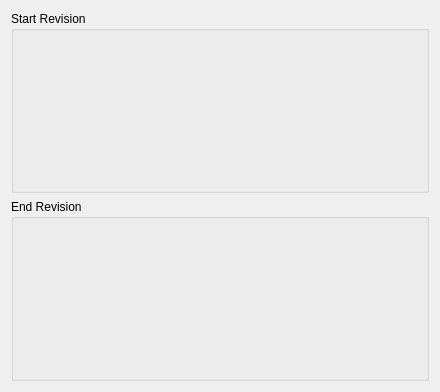
<ui version="4.0" >
 <class>SvnBlameOptionDlg</class>
 <widget class="QWidget" name="SvnBlameOptionDlg" >
  <property name="geometry" >
   <rect>
    <x>0</x>
    <y>0</y>
    <width>440</width>
    <height>392</height>
   </rect>
  </property>
  <layout class="QGridLayout" >
   <item row="0" column="0" >
    <widget class="QGroupBox" name="groupBox" >
     <property name="title" >
      <string>Start Revision</string>
     </property>
     <layout class="QGridLayout" >
      <item row="0" column="0" >
       <widget class="SvnRevisionWidget" native="1" name="startRevWidget" />
      </item>
     </layout>
    </widget>
   </item>
   <item row="1" column="0" >
    <widget class="QGroupBox" name="groupBox_2" >
     <property name="title" >
      <string>End Revision</string>
     </property>
     <layout class="QGridLayout" >
      <item row="0" column="0" >
       <widget class="SvnRevisionWidget" native="1" name="endRevWidget" />
      </item>
     </layout>
    </widget>
   </item>
  </layout>
 </widget>
 <layoutdefault spacing="6" margin="11" />
 <pixmapfunction>qPixmapFromMimeSource</pixmapfunction>
 <customwidgets>
  <customwidget>
   <class>SvnRevisionWidget</class>
   <extends>QWidget</extends>
   <header>svnrevisionwidget.h</header>
   <container>1</container>
  </customwidget>
 </customwidgets>
 <includes>
  <include location="local" >knuminput.h</include>
  <include location="local" >knuminput.h</include>
  <include location="local" >knuminput.h</include>
  <include location="local" >knuminput.h</include>
 </includes>
 <resources/>
 <connections/>
</ui>
